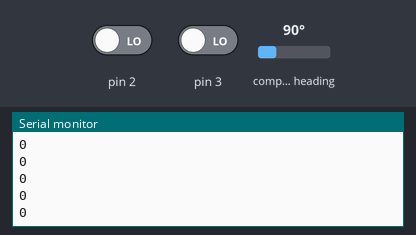
This sketch was run on a simulated Arduino Uno, built with avr-gcc and run on an emulated ATmega328P. Shown: the last lines printed to the serial monitor. Wiring (inferred from the names in the program): AS5600 angle sensor at I2C address 0x36. The inputs (shaded band) are chosen by the test bench; at power-on: pin 2 LOW, pin 3 LOW, compass heading 90°.

Above: at 1.2 s.
1.3 s: pin 2 driven HIGH
At 1.56 s:
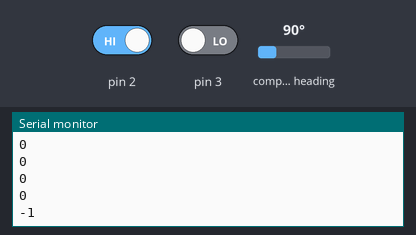
2.8 s: pin 3 driven HIGH
At 2.96 s:
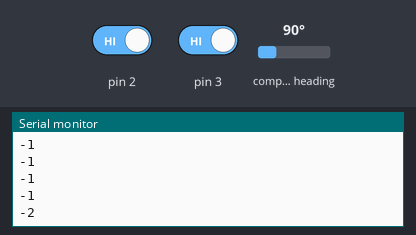
4.3 s: pin 2 driven LOW
At 4.56 s:
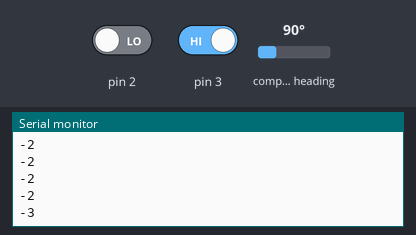
5.8 s: pin 3 driven LOW
At 5.96 s:
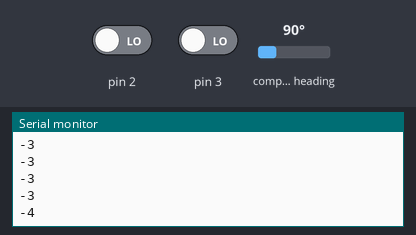
Timing chart, 0 to 8.3 s (numbered marks = the images above; inputs shaded):
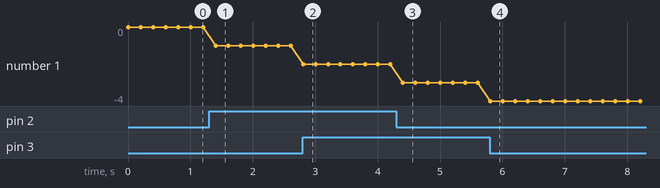

The sketch:

Incremental_SampleCode.ino
```cpp
/* ----- Pin setting -----
   PC4 - Analog   4 - Encoder SDA
   PC5 - Analog   5 - Encoder SCL
   PD2 - Digital  2 - Encoder A - INT0
   PD3 - Digital  3 - Encoder B - INT1
*/

#include <stdint.h>
#include <Wire.h>
#define AS5600_AS5601_DEV_ADDRESS       0x36
#define AS5600_AS5601_REG_CONF          0x07
#define AS5600_AS5601_REG_STATUS        0x0B
#define AS5601_REG_ABN                  0x09

volatile int32_t EncoderCount;

void Encoder_GPIO_init(void) {
  DDRD  &= ~((1 << PD2) | (1 << PD3));  // Set PD2 and PD3 as input
  EICRA = 0b00000101; // Trigger event of INT0 and INT1 : Any Logic Change
  EIMSK = 0b00000011; // Enable interrupt INT0 and INT1
  sei();              //Enable Global Interrupt
}

// Encoder "A" pin logic change interrupt callback function
ISR(INT0_vect) {
  updateEncoderCount();
}

// Encoder "B" pin logic change interrupt callback function
ISR(INT1_vect) {
  updateEncoderCount();
}

void updateEncoderCount(void) {
  const static int8_t EncoderIndexTable[] =
    {0, -1, 1, 0,  1, 0, 0, -1,  -1, 0, 0, 1,  0, 1, -1, 0};
  static uint8_t EncoderPinState_Now, EncoderPinState_Prev = 0;

  EncoderPinState_Now = (PIND >> 2) & 0x03; // Bit1 : PD3 (Encoder B), Bit0 : PD2 (Encoder A)
  EncoderCount += EncoderIndexTable[EncoderPinState_Prev << 2 | EncoderPinState_Now];
  EncoderPinState_Prev = EncoderPinState_Now;
}

void Encoder_I2C_init(void) {
  byte error;
  uint8_t data;

  // Read AS5601 status register
  Wire.beginTransmission(AS5600_AS5601_DEV_ADDRESS);
  Wire.write(AS5600_AS5601_REG_STATUS);
  Wire.endTransmission(false);
  Wire.requestFrom(AS5600_AS5601_DEV_ADDRESS, 1);
  data = Wire.read();
  data &= 0x38;
  if (data != 0x20)
  {
    Serial.print("Magnet error : ");
    if ( !(data & 0x20) )
      Serial.println("Magnet was not detected");
    if (data & 0x10)
      Serial.println("Magnet too weak");
    if (data & 0x08)
      Serial.println("Magnet too strong");
    Serial.println("Stop");
    for (;;);
  }
  else
    Serial.println("Magnet : OK");

  // Set AS5601 resolution 2048ppr
  Serial.println("Change Encoder resolution 2048ppr");
  Wire.beginTransmission(AS5600_AS5601_DEV_ADDRESS);
  Wire.write(AS5601_REG_ABN);
  Wire.write(0b00001000);   // ABN(3:0)
  error = Wire.endTransmission();
  if (error){
    Serial.print("error=");Serial.println(error);
  }
  delay(1);

  // Write AS5601 conf
  Wire.beginTransmission(AS5600_AS5601_DEV_ADDRESS);
  Wire.write(AS5600_AS5601_REG_CONF);
  Wire.write(0b00000111);   // WD = 0b0, FTH = 0b001, SF = 0b11
  error = Wire.endTransmission();
  if (error){
    Serial.print("error=");Serial.println(error);
  }
  delay(1);
}

void setup() {
  // I2C init
  Wire.begin();
  Wire.setClock(400000);

  // Communication function init
  Serial.begin(115200);
  while (!Serial);

  // Peripheral init
  Encoder_I2C_init();
  Encoder_GPIO_init();
}

void loop() {
  Serial.println(EncoderCount);
  delay(200);
}
```

Measured:
- after the input at 1.3 s, the serial monitor: prints a new line after 0.10 s (image 1)
- after the input at 2.8 s, the serial monitor: prints a new line at once (image 2)
- after the input at 4.3 s, the serial monitor: prints a new line after 0.11 s (image 3)
- after the input at 5.8 s, the serial monitor: prints a new line at once (image 4)
- plotted number 1: 0 → -1 after the input at 1.3 s, -1 → -2 after the input at 2.8 s, -2 → -3 after the input at 4.3 s, -3 → -4 after the input at 5.8 s
